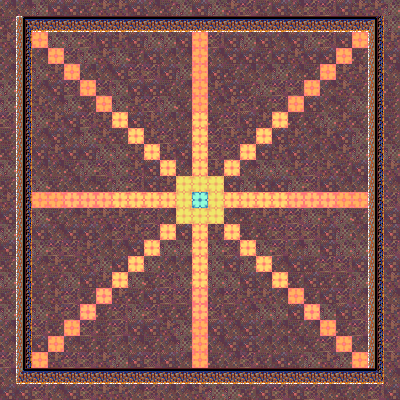

Tiled map render using the project's own tile images. Description and the whole map definition, tile-layer contents included, below:
An orthogonal 25x25 tile map with 16x16 px tiles, 2 tile layers (Tile Layer 1, Tile Layer 2) and 10 objects (10x SpawnPoint).

<map version="1.0" orientation="orthogonal" renderorder="right-down" width="25" height="25" tilewidth="16" tileheight="16" nextobjectid="12">
 <properties>
  <property name="NumWaves" value="15" />
  <property name="Wave1" value="" />
  <property name="Wave10" value="" />
  <property name="Wave11" value="" />
  <property name="Wave12" value="" />
  <property name="Wave13" value="" />
  <property name="Wave14" value="" />
  <property name="Wave15" value="" />
  <property name="Wave2" value="" />
  <property name="Wave3" value="" />
  <property name="Wave4" value="" />
  <property name="Wave5" value="" />
  <property name="Wave6" value="" />
  <property name="Wave7" value="" />
  <property name="Wave8" value="" />
  <property name="Wave9" value="" />
 </properties>
 <tileset firstgid="1" name="DarkenedHall" tilewidth="16" tileheight="16" tilecount="4096" columns="64">
  <image source="../Tilesets/Sprites00.png" trans="ffffff" width="1024" height="1024" />
  <tile id="1184">
   <properties>
    <property name="SKACollisionType" value="SKACollisionTypeRect" />
   </properties>
  </tile>
  <tile id="1185">
   <properties>
    <property name="SKACollisionType" value="SKACollisionTypeRect" />
   </properties>
  </tile>
  <tile id="1186">
   <properties>
    <property name="SKACollisionType" value="SKACollisionTypeRect" />
   </properties>
  </tile>
  <tile id="1248">
   <properties>
    <property name="SKACollisionType" value="SKACollisionTypeRect" />
   </properties>
  </tile>
  <tile id="1312">
   <properties>
    <property name="SKACollisionType" value="SKACollisionTypeRect" />
   </properties>
  </tile>
  <tile id="1314">
   <properties>
    <property name="SKACollisionType" value="SKACollisionTypeRect" />
   </properties>
  </tile>
 </tileset>
 <layer name="Tile Layer 1" width="25" height="25">
  <data encoding="csv">
1458,1458,1454,1455,1455,1457,1453,1453,1455,1458,1457,1454,1455,1454,1453,1456,1457,1455,1458,1456,1456,1455,1453,1453,1454,
1457,1456,1456,1456,1455,1457,1458,1453,1453,1457,1456,1457,1456,1453,1455,1456,1458,1458,1456,1456,1453,1453,1456,1454,1454,
1453,1454,1456,1454,1454,1456,1455,1453,1455,1454,1454,1455,1453,1456,1455,1454,1455,1458,1455,1454,1456,1455,1458,1455,1453,
1458,1458,1458,1455,1456,1454,1453,1454,1457,1455,1458,1458,1457,1458,1455,1455,1457,1455,1453,1455,1455,1455,1457,1453,1455,
1458,1453,1454,1453,1454,1458,1458,1455,1456,1456,1455,1454,1456,1455,1457,1458,1458,1454,1458,1457,1457,1453,1453,1458,1458,
1454,1458,1458,1455,1456,1455,1456,1454,1455,1455,1457,1458,1456,1453,1455,1457,1454,1456,1456,1454,1458,1453,1457,1456,1457,
1454,1457,1453,1458,1454,1457,1455,1454,1453,1456,1454,1457,1457,1458,1453,1456,1457,1456,1456,1455,1458,1457,1454,1458,1457,
1456,1455,1454,1453,1455,1456,1453,1453,1455,1453,1456,1458,1455,1457,1456,1455,1453,1455,1457,1457,1454,1453,1457,1458,1457,
1457,1455,1458,1455,1458,1454,1453,1457,1453,1453,1456,1457,1454,1456,1453,1453,1457,1455,1453,1458,1453,1455,1454,1456,1457,
1457,1454,1455,1453,1455,1455,1454,1454,1453,1454,1453,1455,1454,1456,1456,1453,1455,1453,1455,1458,1458,1453,1454,1458,1454,
1454,1456,1458,1458,1457,1454,1456,1454,1453,1455,1458,0,1453,0,1454,1458,1454,1454,1453,1456,1453,1457,1455,1455,1453,
1457,1456,1454,1457,1458,1458,1457,1454,1456,1455,1454,1455,1457,1456,1455,1454,1455,1455,1454,1456,1455,1458,1458,1453,1458,
1453,1455,1457,1455,1454,1458,1453,1453,1454,1453,1456,1458,1455,1455,1455,1455,1453,1458,1458,1458,1455,1454,1455,1454,1456,
1455,1455,1454,1457,1458,1453,1453,1453,1457,1456,1457,1453,1456,1455,1455,1457,1453,1453,1456,1454,1453,1454,1457,1453,1455,
1454,1455,1455,1458,1455,1455,1458,1456,1453,1456,1456,1453,1456,1455,1457,1457,1457,1456,1456,1456,1455,1454,1458,1455,1455,
1455,1453,1454,1456,1456,1453,1458,1458,1455,1458,1454,1454,1454,1454,1456,1456,1454,1456,1458,1454,1455,1454,1454,1458,1456,
1457,1454,1458,1453,1457,1453,1454,1455,1456,1454,1458,1458,1457,1454,1455,1454,1455,1458,1455,1457,1456,1456,1455,1456,1455,
1454,1457,1457,1457,1454,1455,1453,1455,1454,1457,1456,1454,1456,1454,1454,1455,1458,1458,1457,1455,1457,1457,1454,1453,1453,
1457,1453,1457,1453,1456,1457,1455,1453,1457,1455,1456,1456,1456,1458,1456,1453,1453,1458,1454,1457,1455,1456,1458,1456,1458,
1454,1457,1454,1453,1456,1457,1457,1456,1454,1456,1457,1457,1456,1456,1457,1458,1454,1454,1455,1454,1454,1455,1456,1457,1453,
1458,1457,1456,1457,1455,1456,1457,1456,1455,1455,1453,1454,1455,1455,1458,1455,1458,1458,1457,1458,1453,1457,1456,1454,1453,
1458,1458,1455,1455,1458,1457,1457,1458,1458,1457,1458,1454,1454,1458,1455,1455,1458,1458,1458,1457,1456,1455,1458,1453,1456,
1456,1454,1457,1453,1456,1456,1453,1454,1455,1456,1455,1458,1455,1457,1458,1456,1457,1455,1457,1454,1453,1454,1457,1453,1453,
1458,1456,1457,1458,1453,1454,1454,1457,1458,1457,1454,1454,1456,1453,1454,1454,1457,1457,1456,1456,1456,1456,1455,1456,1458,
1455,1455,1456,1458,1455,1456,1453,1453,1458,1456,1458,1458,1453,1454,1454,1457,1455,1456,1455,1456,1458,1457,1458,1456,1455
</data>
 </layer>
 <layer name="Tile Layer 2" width="25" height="25">
  <data encoding="csv">
0,0,0,0,0,0,0,0,0,0,0,0,0,0,0,0,0,0,0,0,0,0,0,0,0,
0,1185,1186,1186,1186,1186,1186,1186,1186,1186,1186,1186,1186,1186,1186,1186,1186,1186,1186,1186,1186,1186,1186,1187,0,
0,1249,1772,0,0,0,0,0,0,0,0,0,1772,0,0,0,0,0,0,0,0,0,1772,1249,0,
0,1249,0,1772,0,0,0,0,0,0,0,0,1772,0,0,0,0,0,0,0,0,1772,0,1249,0,
0,1249,0,0,1772,0,0,0,0,0,0,0,1772,0,0,0,0,0,0,0,1772,0,0,1249,0,
0,1249,0,0,0,1772,0,0,0,0,0,0,1772,0,0,0,0,0,0,1772,0,0,0,1249,0,
0,1249,0,0,0,0,1772,0,0,0,0,0,1772,0,0,0,0,0,1772,0,0,0,0,1249,0,
0,1249,0,0,0,0,0,1771,0,0,1458,0,1771,0,0,0,0,1771,0,0,0,0,0,1249,0,
0,1249,0,0,0,0,0,0,1771,0,0,0,1771,0,0,0,1771,0,0,0,0,0,0,1249,0,
0,1249,0,0,0,0,0,0,0,1771,0,0,1771,0,0,1771,0,0,0,0,0,0,0,1249,0,
0,1249,0,0,0,0,0,0,0,0,1771,1458,1771,1453,1771,0,0,0,0,0,0,0,0,1249,0,
0,1249,0,0,0,0,0,0,0,0,1453,1770,1770,1770,1455,0,0,0,0,0,0,0,0,1249,0,
0,1249,1772,1772,1769,1769,1769,1771,1771,1771,1771,1770,1776,1770,1771,1771,1771,1771,1769,1769,1769,1772,1772,1249,0,
0,1249,0,0,0,0,0,0,0,0,1458,1770,1770,1770,1458,0,0,0,0,0,0,0,0,1249,0,
0,1249,0,0,0,0,0,0,0,0,1771,1455,1771,1453,1771,0,0,0,0,0,0,0,0,1249,0,
0,1249,0,0,0,0,0,0,0,1771,0,0,1771,0,0,1771,0,0,0,0,0,0,0,1249,0,
0,1249,0,0,0,0,0,0,1771,0,0,0,1771,0,0,0,1771,0,0,0,0,0,0,1249,0,
0,1249,0,0,0,0,0,1771,0,0,0,0,1771,0,0,0,0,1771,0,0,0,0,0,1249,0,
0,1249,0,0,0,0,1769,0,0,0,0,0,1769,0,0,0,0,0,1772,0,0,0,0,1249,0,
0,1249,0,0,0,1769,0,0,0,0,0,0,1769,0,0,0,0,0,0,1769,0,0,0,1249,0,
0,1249,0,0,1772,0,0,0,0,0,0,0,1772,0,0,0,0,0,0,0,1772,0,0,1249,0,
0,1249,0,1772,0,0,0,0,0,0,0,0,1772,0,0,0,0,0,0,0,0,1772,0,1249,0,
0,1249,1772,0,0,0,0,0,0,0,0,0,1772,0,0,0,0,0,0,0,0,0,1772,1249,0,
0,1313,1186,1186,1186,1186,1186,1186,1186,1186,1186,1186,1186,1186,1186,1186,1186,1186,1186,1186,1186,1186,1186,1315,0,
0,0,0,0,0,0,0,0,0,0,0,0,0,0,0,0,0,0,0,0,0,0,0,0,0
</data>
 </layer>
 <objectgroup name="Object Layer 1">
  <object id="2" name="A" type="SpawnPoint" x="200" y="199" width="1.33333" height="1.66667" />
  <object id="3" name="B" type="SpawnPoint" x="199.667" y="343.5" width="1.33333" height="1.66667" />
  <object id="4" name="C" type="SpawnPoint" x="343" y="344.167" width="1.33333" height="1.66667" />
  <object id="5" name="D" type="SpawnPoint" x="344" y="199.167" width="1.33333" height="1.66667" />
  <object id="6" name="E" type="SpawnPoint" x="343.667" y="55.8333" width="1.33333" height="1.66667" />
  <object id="7" name="F" type="SpawnPoint" x="199.333" y="55.1667" width="1.33333" height="1.66667" />
  <object id="8" name="G" type="SpawnPoint" x="55" y="56.1667" width="1.33333" height="1.66667" />
  <object id="9" name="H" type="SpawnPoint" x="55.3333" y="199.5" width="1.33333" height="1.66667" />
  <object id="10" name="I" type="SpawnPoint" x="55" y="344.167" width="1.33333" height="1.66667" />
  <object id="11" name="StartLoc" type="SpawnPoint" x="198.667" y="109.5" width="1.33333" height="1.66667" />
 </objectgroup>
</map>